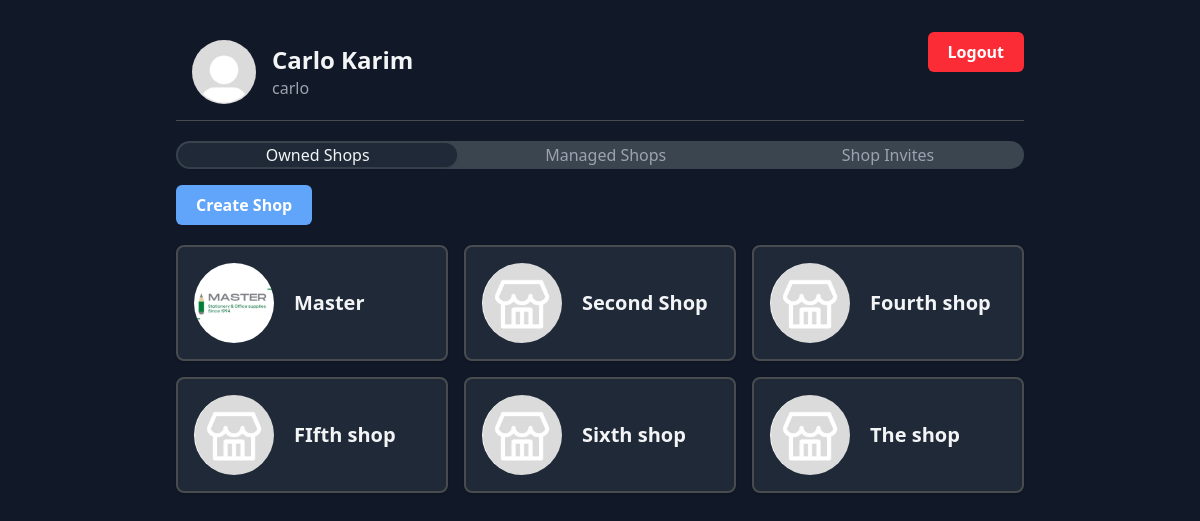
The app's page /home/owned-shops/ (signed in), older data.
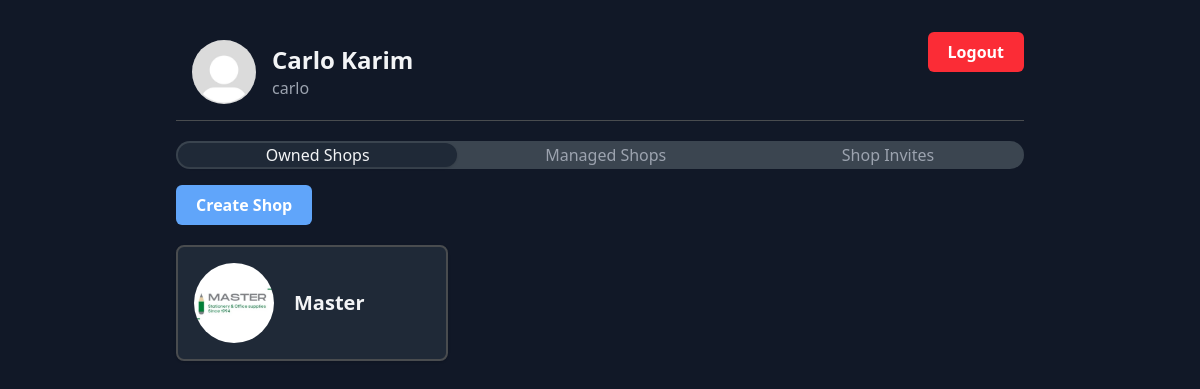
The same page, newer data.
### pos/models.py (models this page shows, shortened)
class Shop(models.Model):
    name = models.CharField(max_length=100)
    owner = models.ForeignKey(User, on_delete=models.CASCADE, related_name="shops")
    managers = models.ManyToManyField(User, through='ShopManager')
    created_at = models.DateTimeField(auto_now_add=True)
    logo = models.ImageField(upload_to="logos/", null=True, blank=True)
    slug = models.SlugField(unique=True, blank=True)
    discount_percentage = models.DecimalField(max_digits=4, decimal_places=2, default=0)
    tax_percentage = models.DecimalField(max_digits=4, decimal_places=2, default=0)
    currency_code = models.CharField(max_length=10) # Examples: EGP, $, ect...
    def get_logo_url(self):
        if self.logo:
            return self.logo.url
        return "/media/defaults/logo.jpg"

### pos/views.py (the view)
# urls.py: path('home/owned-shops/', views.owned_shops, name='owned_shops'),
@login_required
@require_http_methods(["GET", "POST"])
def owned_shops(request):
    if not request.user.is_authenticated:
        return redirect('login')
    owned_shops = request.user.shops.all()
    return render(request, "pos/home/owned_shops.html", {'owned_shops': owned_shops,})

### pos/models.py (called while the page is built)
    def get_pfp_url(self):
        if self.pfp:
            return self.pfp.url
        return "/media/defaults/pfp.jpg"

### pos/templates/pos/home/owned_shops.html (shortened to what this page needs)
{% extends 'pos/home/home_base.html' %}
{% block content %}
    {% if user.can_create_shops %}
        <form action="{% url 'create_shop' %}" method="post">
            <button type="submit" class="bg-primary text-primary-text hover:bg-primary-hover rounded-md cursor-pointer font-semibold py-2 px-5">Create Shop</button>
        </form>
    {% endif %}
    <div class="mt-5 grid grid-cols-1 sm:grid-cols-2 md:grid-cols-3 gap-4">
        {% for shop in owned_shops %}
            <a href="{% url 'dashboard' shop.slug %}" class="bg-surface border-2 border-border hover:border-primary hover:border-2 p-4 rounded-lg shadow-sm flex flex-col justify-center items-center">
                <div class="flex w-full justify-start items-center gap-5">
                    <img src="{{ shop.get_logo_url }}" alt="Shop logo" class="h-20 w-20 rounded-full">
                    <div class="flex flex-col">
                        <span class="text-text font-semibold text-xl">{{ shop.name }}</span>
                    </div>
                </div>
            </a>
        {% endfor %}
    </div>
{% endblock %}

Row changes from the older to the newer data that the page shows:
removed Shop: name "Second Shop"
removed Shop: name "Fourth shop"
removed Shop: name "FIfth shop"
removed Shop: name "Sixth shop"
removed Shop: name "The shop"
